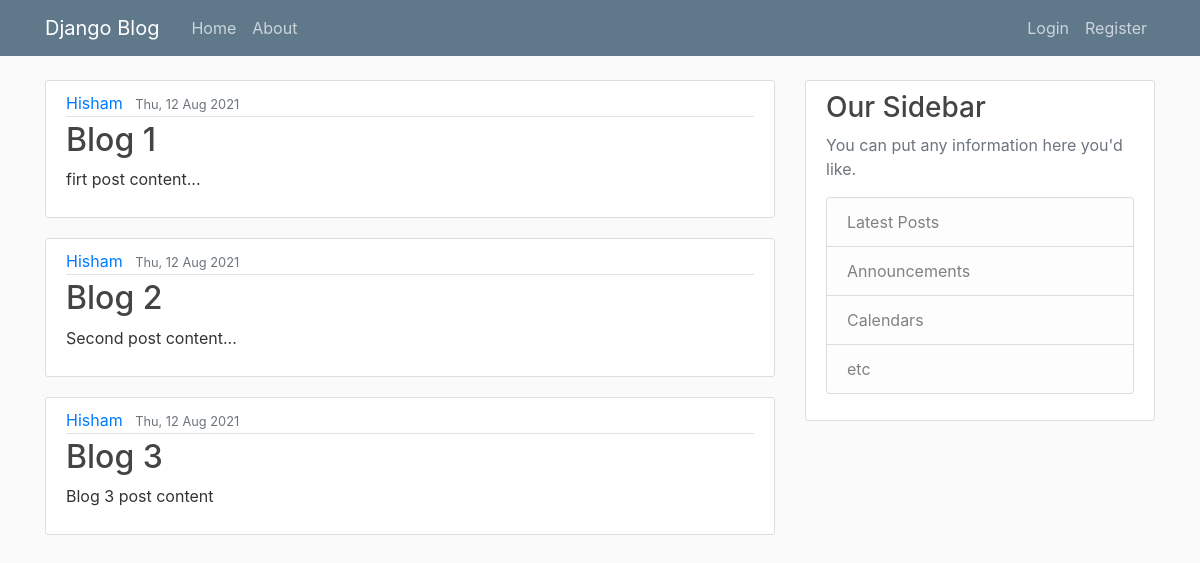
/, run on an earlier commit of the app's database.
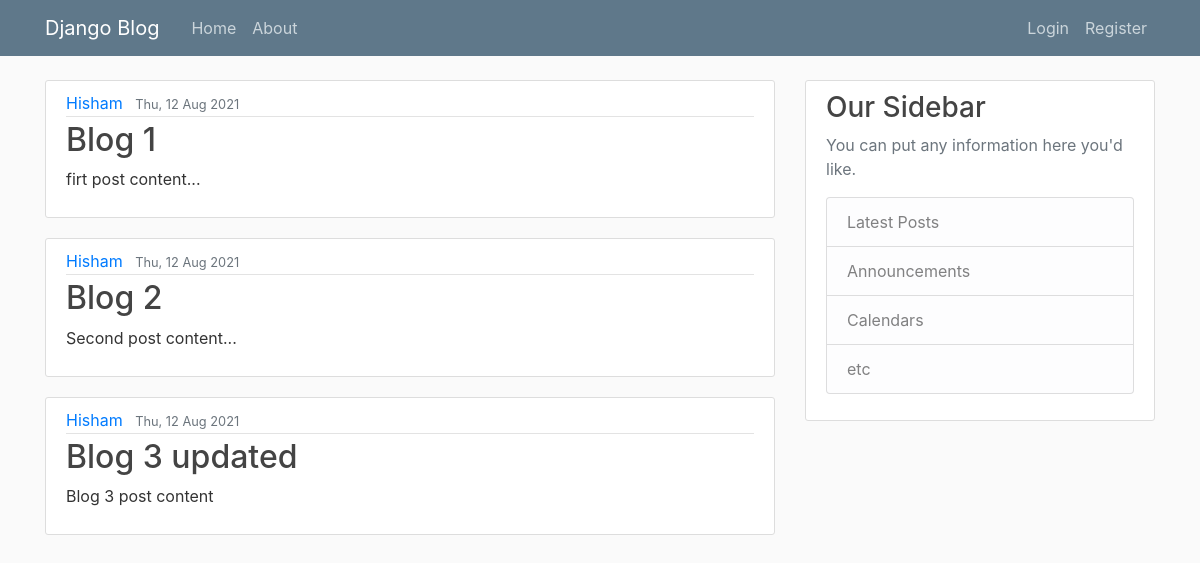
And on a later commit of the database.
### blog/models.py (models this page shows, shortened)
class Post(models.Model):
    title=models.CharField(max_length=100)
    content=models.TextField()
    date_posted=models.DateTimeField(auto_now_add=True)
    author=models.ForeignKey(User,on_delete=CASCADE)

### blog/views.py (the view)
# urls.py: path('', views.home , name='blog-home'),
def home(request):
    context={
        'posts':Post.objects.all()
        }
    return render(request, 'blog/home.html' , context)

### blog/templates/blog/home.html
{%extends 'blog/_base.html'%}
{%block content%}
    {% for post in posts %}
    <article class="media content-section">
        <div class="media-body">
          <div class="article-metadata">
            <a class="mr-2" href="#">{{ post.author }}</a>
            <small class="text-muted">{{ post.date_posted | date:"D, d M Y"}}</small>
          </div>
          <h2><a class="article-title" href="#">{{ post.title }}</a></h2>
          <p class="article-content">{{ post.content }}</p>
        </div>
      </article>
    {% endfor %}
{%endblock content%}

What changed in the data, as far as the page shows it:
changed Post "Blog 3 post content": title "Blog 3" → "Blog 3 updated"
